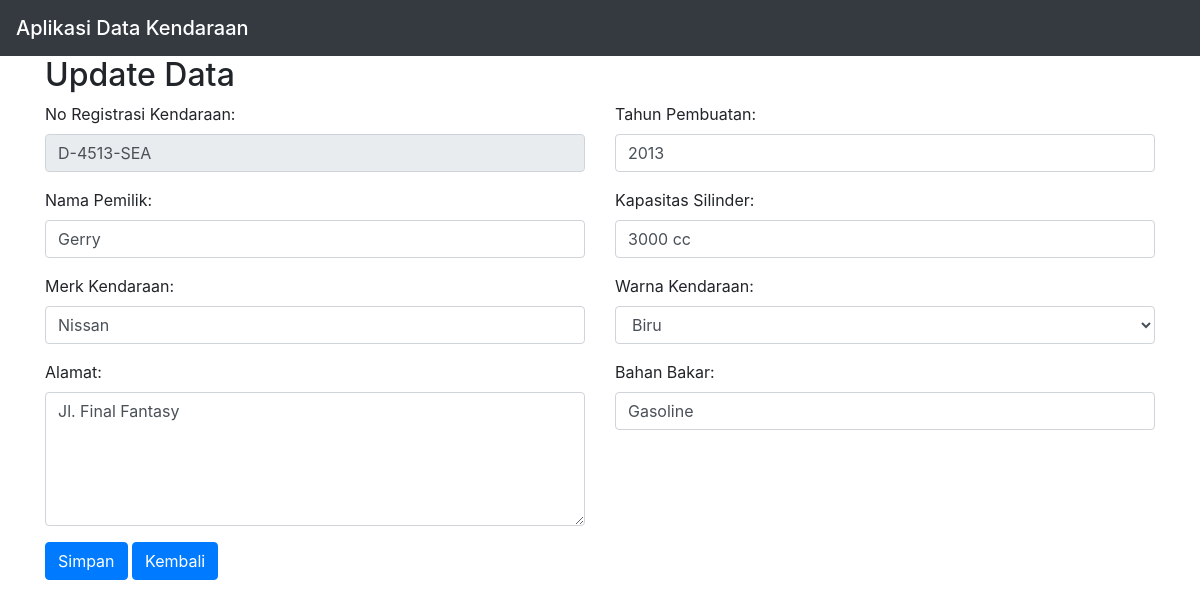
/update.php?no_reg=D-4513-SEA, run on the app's committed database.
### tables this page shows
CREATE TABLE `kendaraan` (
  `no_reg` varchar(20) NOT NULL,
  `owner` varchar(50) NOT NULL,
  `address` text NOT NULL,
  `brand` varchar(50) NOT NULL,
  `year` int(4) NOT NULL,
  `cylinders` varchar(20) NOT NULL,
  `color` varchar(20) NOT NULL,
  `fuel` varchar(20) NOT NULL,
  `created_at` datetime NOT NULL DEFAULT current_timestamp()
);

### update.php (the view, shortened to what this page needs)
<!DOCTYPE html>
<html>
<head>
    <link rel="stylesheet" href="https://cdn.jsdelivr.net/npm/bootstrap@4.6.1/dist/css/bootstrap.min.css">
</head>
<body>
<nav class="navbar navbar-dark bg-dark">
    <span class="navbar-brand mb-0 h1">Aplikasi Data Kendaraan</span>
</nav>
<div class="container">
    <?php
    include "connection.php";
    function input($data) {
        $data = trim($data);
        $data = stripslashes($data);
        $data = htmlspecialchars($data);
        return $data;
    }
    if (isset($_GET['no_reg'])) {
        $no_reg=input($_GET["no_reg"]);
        $sql="SELECT * from kendaraan where no_reg='$no_reg'";
        $hasil=mysqli_query($con,$sql);
        $data = mysqli_fetch_assoc($hasil);
        $owner = $data['owner'];
        $brand = $data['brand'];
        $address = $data['address'];
        $year = $data['year'];
        $cylinders = $data['cylinders'];
        $color = $data['color'];
        $fuel = $data['fuel'];
    }
    ?>
    <h2>Update Data</h2>
    <form action="<?php echo htmlspecialchars($_SERVER["PHP_SELF"]);?>" method="post">
        <div class="row">
            <div class="col-sm">
                <div class="form-group">
                    <label>No Registrasi Kendaraan:</label>
                    <input type="text" name="no_reg" class="form-control" value="<?php echo $no_reg?>" readonly />
                </div>
                <div class="form-group">
                    <label>Nama Pemilik:</label>
                    <input type="text" name="owner" class="form-control" required value="<?php echo $owner?>" />
                </div>
                <div class="form-group">
                    <label>Merk Kendaraan:</label>
                    <input type="text" name="brand" class="form-control" placeholder="Masukan Merek Kendaraan" required value="<?php echo $brand?>"/>
                </div>
                <div class="form-group">
                    <label>Alamat:</label>
                    <textarea name="address" class="form-control" rows="5"placeholder="Masukan Alamat" required><?php echo $address?></textarea>
                </div>
                <button type="submit" name="submit" class="btn btn-primary">Simpan</button>
                <a href="index.php" class="btn btn-primary">Kembali</a>
            </div>
            <div class="col-sm">
                <div class="form-group">
                    <label>Tahun Pembuatan:</label>
                    <input type="text" name="year" class="form-control" placeholder="Masukan Tahun Pembuatan Kendaraan" required value="<?php echo $year?>"/>
                </div>
                <div class="form-group">
                    <label>Kapasitas Silinder:</label>
                    <input type="text" name="cylinders" class="form-control" placeholder="Masukan Kapasitas Silinder Kendaraan" required value="<?php echo $cylinders?>"/>
                </div>
                <div class="form-group">
                    <label>Warna Kendaraan:</label>
                    <select class="form-control" name ="color" required placeholder="Pilih Warna Kendaraan">
                        <option value="Biru"<?php if($color=='Biru')echo 'selected="selected"'; ?>>Biru</option>
                    </select>
                </div>
                <div class="form-group">
                    <label>Bahan Bakar:</label>
                    <input type="text" name="fuel" class="form-control" placeholder="Masukan Bahan Bakar Kendaraan" required value="<?php echo $fuel?>"/>
                </div>
            </div>
        </div>
    </form>
</div>
</body>
</html>

### data on the page
kendaraan: owner "Gerry", brand "Nissan", address "Jl. Final Fantasy", year "2013", cylinders "3000 cc", color "Biru", fuel "Gasoline"
